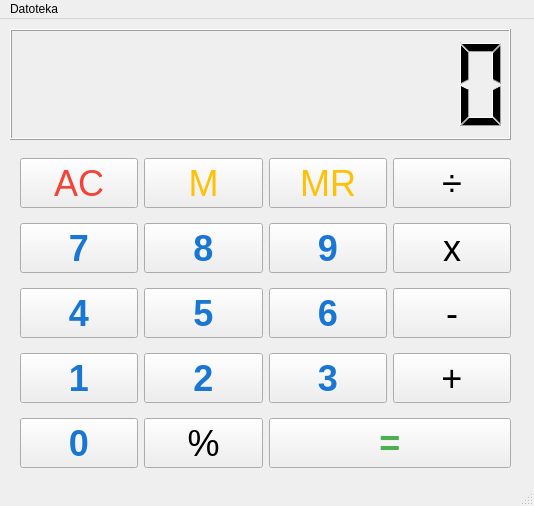
<?xml version="1.0" encoding="UTF-8"?>
<ui version="4.0">
 <class>MainWindow</class>
 <widget class="QMainWindow" name="MainWindow">
  <property name="geometry">
   <rect>
    <x>0</x>
    <y>0</y>
    <width>534</width>
    <height>506</height>
   </rect>
  </property>
  <property name="windowTitle">
   <string>MainWindow</string>
  </property>
  <widget class="QWidget" name="centralwidget">
   <widget class="QLCDNumber" name="lcdNumber">
    <property name="geometry">
     <rect>
      <x>10</x>
      <y>10</y>
      <width>501</width>
      <height>111</height>
     </rect>
    </property>
    <property name="digitCount">
     <number>10</number>
    </property>
   </widget>
   <widget class="QWidget" name="layoutWidget">
    <property name="geometry">
     <rect>
      <x>20</x>
      <y>130</y>
      <width>491</width>
      <height>332</height>
     </rect>
    </property>
    <layout class="QGridLayout" name="gridLayout">
     <item row="5" column="2" colspan="2">
      <widget class="QPushButton" name="pushButton_eq">
       <property name="minimumSize">
        <size>
         <width>0</width>
         <height>50</height>
        </size>
       </property>
       <property name="font">
        <font>
         <pointsize>27</pointsize>
         <weight>75</weight>
         <bold>true</bold>
        </font>
       </property>
       <property name="styleSheet">
        <string notr="true">QPushButton {
color: #4CAF50;
}</string>
       </property>
       <property name="text">
        <string>=</string>
       </property>
       <property name="shortcut">
        <string>Return</string>
       </property>
      </widget>
     </item>
     <item row="1" column="1">
      <widget class="QPushButton" name="pushButton_m">
       <property name="minimumSize">
        <size>
         <width>0</width>
         <height>50</height>
        </size>
       </property>
       <property name="font">
        <font>
         <pointsize>27</pointsize>
         <weight>50</weight>
         <bold>false</bold>
        </font>
       </property>
       <property name="styleSheet">
        <string notr="true">QPushButton {
   color: #FFC107;
}</string>
       </property>
       <property name="text">
        <string>M</string>
       </property>
       <property name="shortcut">
        <string>M</string>
       </property>
      </widget>
     </item>
     <item row="1" column="2">
      <widget class="QPushButton" name="pushButton_mr">
       <property name="minimumSize">
        <size>
         <width>0</width>
         <height>50</height>
        </size>
       </property>
       <property name="font">
        <font>
         <pointsize>27</pointsize>
         <weight>50</weight>
         <bold>false</bold>
        </font>
       </property>
       <property name="styleSheet">
        <string notr="true">QPushButton {
   color: #FFC107;
}</string>
       </property>
       <property name="text">
        <string>MR</string>
       </property>
       <property name="shortcut">
        <string>R</string>
       </property>
      </widget>
     </item>
     <item row="1" column="3">
      <widget class="QPushButton" name="pushButton_div">
       <property name="minimumSize">
        <size>
         <width>0</width>
         <height>50</height>
        </size>
       </property>
       <property name="font">
        <font>
         <pointsize>27</pointsize>
         <weight>50</weight>
         <bold>false</bold>
        </font>
       </property>
       <property name="text">
        <string>÷</string>
       </property>
       <property name="shortcut">
        <string>/</string>
       </property>
      </widget>
     </item>
     <item row="2" column="0">
      <widget class="QPushButton" name="pushButton_n7">
       <property name="minimumSize">
        <size>
         <width>0</width>
         <height>50</height>
        </size>
       </property>
       <property name="font">
        <font>
         <pointsize>27</pointsize>
         <weight>75</weight>
         <bold>true</bold>
        </font>
       </property>
       <property name="styleSheet">
        <string notr="true">QPushButton {
color: #1976D2;
}</string>
       </property>
       <property name="text">
        <string>7</string>
       </property>
       <property name="shortcut">
        <string>7</string>
       </property>
      </widget>
     </item>
     <item row="3" column="0">
      <widget class="QPushButton" name="pushButton_n4">
       <property name="minimumSize">
        <size>
         <width>0</width>
         <height>50</height>
        </size>
       </property>
       <property name="font">
        <font>
         <pointsize>27</pointsize>
         <weight>75</weight>
         <bold>true</bold>
        </font>
       </property>
       <property name="styleSheet">
        <string notr="true">QPushButton {
color: #1976D2;
}</string>
       </property>
       <property name="text">
        <string>4</string>
       </property>
       <property name="shortcut">
        <string>4</string>
       </property>
      </widget>
     </item>
     <item row="2" column="1">
      <widget class="QPushButton" name="pushButton_n8">
       <property name="minimumSize">
        <size>
         <width>0</width>
         <height>50</height>
        </size>
       </property>
       <property name="font">
        <font>
         <pointsize>27</pointsize>
         <weight>75</weight>
         <bold>true</bold>
        </font>
       </property>
       <property name="styleSheet">
        <string notr="true">QPushButton {
color: #1976D2;
}</string>
       </property>
       <property name="text">
        <string>8</string>
       </property>
       <property name="shortcut">
        <string>8</string>
       </property>
      </widget>
     </item>
     <item row="2" column="3">
      <widget class="QPushButton" name="pushButton_mul">
       <property name="minimumSize">
        <size>
         <width>0</width>
         <height>50</height>
        </size>
       </property>
       <property name="font">
        <font>
         <pointsize>27</pointsize>
         <weight>50</weight>
         <bold>false</bold>
        </font>
       </property>
       <property name="text">
        <string>x</string>
       </property>
       <property name="shortcut">
        <string>*</string>
       </property>
      </widget>
     </item>
     <item row="2" column="2">
      <widget class="QPushButton" name="pushButton_n9">
       <property name="minimumSize">
        <size>
         <width>0</width>
         <height>50</height>
        </size>
       </property>
       <property name="font">
        <font>
         <pointsize>27</pointsize>
         <weight>75</weight>
         <bold>true</bold>
        </font>
       </property>
       <property name="styleSheet">
        <string notr="true">QPushButton {
color: #1976D2;
}</string>
       </property>
       <property name="text">
        <string>9</string>
       </property>
       <property name="shortcut">
        <string>9</string>
       </property>
      </widget>
     </item>
     <item row="5" column="0">
      <widget class="QPushButton" name="pushButton_n0">
       <property name="minimumSize">
        <size>
         <width>0</width>
         <height>50</height>
        </size>
       </property>
       <property name="font">
        <font>
         <pointsize>27</pointsize>
         <weight>75</weight>
         <bold>true</bold>
        </font>
       </property>
       <property name="styleSheet">
        <string notr="true">QPushButton {
color: #1976D2;
}</string>
       </property>
       <property name="text">
        <string>0</string>
       </property>
       <property name="shortcut">
        <string>0</string>
       </property>
      </widget>
     </item>
     <item row="3" column="1">
      <widget class="QPushButton" name="pushButton_n5">
       <property name="minimumSize">
        <size>
         <width>0</width>
         <height>50</height>
        </size>
       </property>
       <property name="font">
        <font>
         <pointsize>27</pointsize>
         <weight>75</weight>
         <bold>true</bold>
        </font>
       </property>
       <property name="styleSheet">
        <string notr="true">QPushButton {
color: #1976D2;
}</string>
       </property>
       <property name="text">
        <string>5</string>
       </property>
       <property name="shortcut">
        <string>5</string>
       </property>
      </widget>
     </item>
     <item row="4" column="0">
      <widget class="QPushButton" name="pushButton_n1">
       <property name="minimumSize">
        <size>
         <width>0</width>
         <height>50</height>
        </size>
       </property>
       <property name="font">
        <font>
         <pointsize>27</pointsize>
         <weight>75</weight>
         <bold>true</bold>
        </font>
       </property>
       <property name="styleSheet">
        <string notr="true">QPushButton {
color: #1976D2;
}</string>
       </property>
       <property name="text">
        <string>1</string>
       </property>
       <property name="shortcut">
        <string>1</string>
       </property>
      </widget>
     </item>
     <item row="4" column="2">
      <widget class="QPushButton" name="pushButton_n3">
       <property name="minimumSize">
        <size>
         <width>0</width>
         <height>50</height>
        </size>
       </property>
       <property name="font">
        <font>
         <pointsize>27</pointsize>
         <weight>75</weight>
         <bold>true</bold>
        </font>
       </property>
       <property name="styleSheet">
        <string notr="true">QPushButton {
color: #1976D2;
}</string>
       </property>
       <property name="text">
        <string>3</string>
       </property>
       <property name="shortcut">
        <string>3</string>
       </property>
      </widget>
     </item>
     <item row="4" column="3">
      <widget class="QPushButton" name="pushButton_add">
       <property name="minimumSize">
        <size>
         <width>0</width>
         <height>50</height>
        </size>
       </property>
       <property name="font">
        <font>
         <pointsize>27</pointsize>
         <weight>50</weight>
         <bold>false</bold>
        </font>
       </property>
       <property name="text">
        <string>+</string>
       </property>
       <property name="shortcut">
        <string>+</string>
       </property>
      </widget>
     </item>
     <item row="3" column="3">
      <widget class="QPushButton" name="pushButton_sub">
       <property name="minimumSize">
        <size>
         <width>0</width>
         <height>50</height>
        </size>
       </property>
       <property name="font">
        <font>
         <pointsize>27</pointsize>
         <weight>50</weight>
         <bold>false</bold>
        </font>
       </property>
       <property name="text">
        <string>-</string>
       </property>
       <property name="shortcut">
        <string>-</string>
       </property>
      </widget>
     </item>
     <item row="5" column="1">
      <widget class="QPushButton" name="pushButton_pc">
       <property name="minimumSize">
        <size>
         <width>0</width>
         <height>50</height>
        </size>
       </property>
       <property name="font">
        <font>
         <pointsize>27</pointsize>
         <weight>50</weight>
         <bold>false</bold>
        </font>
       </property>
       <property name="text">
        <string>%</string>
       </property>
       <property name="shortcut">
        <string>%</string>
       </property>
      </widget>
     </item>
     <item row="3" column="2">
      <widget class="QPushButton" name="pushButton_n6">
       <property name="minimumSize">
        <size>
         <width>0</width>
         <height>50</height>
        </size>
       </property>
       <property name="font">
        <font>
         <pointsize>27</pointsize>
         <weight>75</weight>
         <bold>true</bold>
        </font>
       </property>
       <property name="styleSheet">
        <string notr="true">QPushButton {
color: #1976D2;
}</string>
       </property>
       <property name="text">
        <string>6</string>
       </property>
       <property name="shortcut">
        <string>6</string>
       </property>
      </widget>
     </item>
     <item row="4" column="1">
      <widget class="QPushButton" name="pushButton_n2">
       <property name="minimumSize">
        <size>
         <width>0</width>
         <height>50</height>
        </size>
       </property>
       <property name="font">
        <font>
         <pointsize>27</pointsize>
         <weight>75</weight>
         <bold>true</bold>
        </font>
       </property>
       <property name="styleSheet">
        <string notr="true">QPushButton {
color: #1976D2;
}</string>
       </property>
       <property name="text">
        <string>2</string>
       </property>
       <property name="shortcut">
        <string>2</string>
       </property>
      </widget>
     </item>
     <item row="1" column="0">
      <widget class="QPushButton" name="pushButton_ac">
       <property name="minimumSize">
        <size>
         <width>0</width>
         <height>50</height>
        </size>
       </property>
       <property name="font">
        <font>
         <pointsize>27</pointsize>
         <weight>50</weight>
         <bold>false</bold>
        </font>
       </property>
       <property name="styleSheet">
        <string notr="true">QPushButton {
    color: #f44336;
}</string>
       </property>
       <property name="text">
        <string>AC</string>
       </property>
       <property name="shortcut">
        <string>Del</string>
       </property>
      </widget>
     </item>
    </layout>
   </widget>
  </widget>
  <widget class="QMenuBar" name="menubar">
   <property name="geometry">
    <rect>
     <x>0</x>
     <y>0</y>
     <width>534</width>
     <height>21</height>
    </rect>
   </property>
   <widget class="QMenu" name="menuDatoteka">
    <property name="title">
     <string>Datoteka</string>
    </property>
    <addaction name="actionReset"/>
    <addaction name="actionIzhod"/>
   </widget>
   <addaction name="menuDatoteka"/>
  </widget>
  <widget class="QStatusBar" name="statusbar"/>
  <action name="actionReset">
   <property name="text">
    <string>Resetiraj vrednosti</string>
   </property>
  </action>
  <action name="actionIzhod">
   <property name="text">
    <string>Izhod</string>
   </property>
  </action>
 </widget>
 <resources/>
 <connections/>
</ui>
